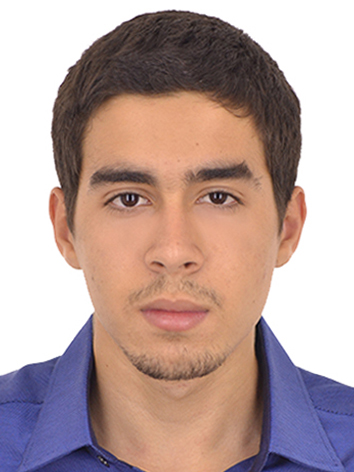
#> input picture img.jpg, 354 x 472 px
$ python colorSpaces.py
#> lines starting #> are read from the running program, lines starting #| are printed output that depends on the picture
import cv2 as cv
import numpy as np

# HSV: util para filtragem de cores (segmetação por cor)

img = cv.imread("img.jpg")
#> img is the input picture: shape (472, 354, 3); mean B, G, R 156.7, 160.8, 184.3
grayImg = cv.cvtColor(img, cv.COLOR_BGR2GRAY)
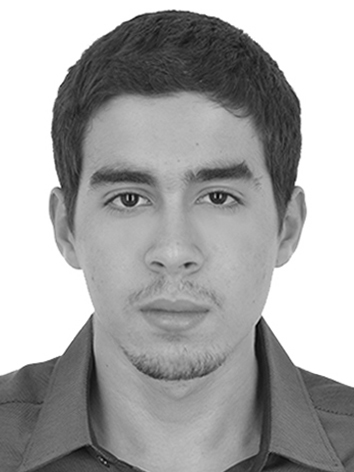
#> grayImg: shape (472, 354); min 0, max 255, mean 167.4
hsvImg = cv.cvtColor(img, cv.COLOR_BGR2HSV)
#> hsvImg: shape (472, 354, 3); mean H, S, V 26.5, 65.8, 192.3

B, G, R = img[280, 200]
#> B = 130; G = 161; R = 222
T = grayImg[280, 200]
#> T = 176

print(B, G, R)
#| 130 161 222
print(T)
#| 176

cv.imshow("Original", img)
cv.imshow("HSV", hsvImg)
cv.imshow("Hue channel", hsvImg[:, :, 0])
cv.imshow("Saturation channel", hsvImg[:, :, 1])
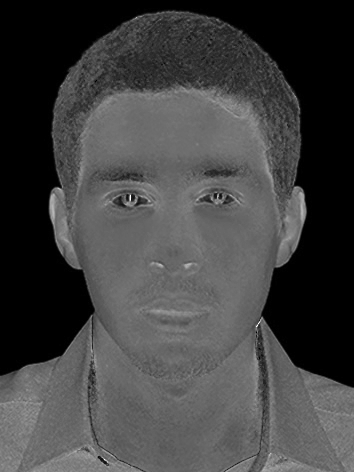
#> window 'Saturation channel': shape (472, 354); min 0, max 255, mean 65.8
cv.imshow("Value channel", hsvImg[:, :, 2])

cv.waitKey(0)
cv.destroyAllWindows()


cv.imshow("Red channel", img[:, :, 2])
cv.imshow("Green channel", img[:, :, 1])
cv.imshow("Blue channel", img[:, :, 0])
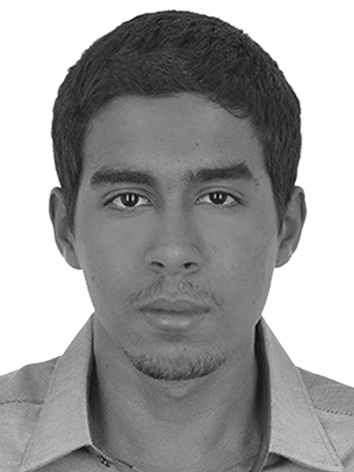
#> window 'Blue channel': shape (472, 354); min 0, max 255, mean 156.7

blueChannel, greenChannel, redChannel = cv.split(img)
cv.imshow("Blue amplified", cv.merge([blueChannel+100, greenChannel, redChannel]))
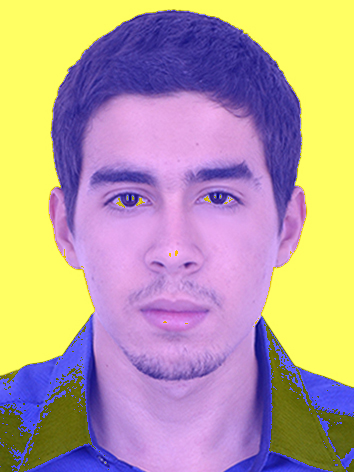
#> window 'Blue amplified': shape (472, 354, 3); mean B, G, R 156.1, 160.8, 184.3

cv.waitKey(0)
cv.destroyAllWindows()

zeros = np.zeros(img.shape[:2], dtype = "uint8")

cv.imshow("Only red", cv.merge([zeros, zeros, redChannel]))
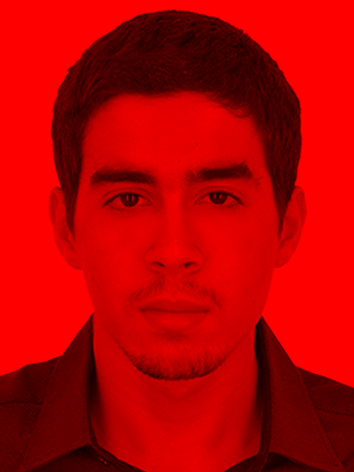
#> window 'Only red': shape (472, 354, 3); mean B, G, R 0, 0, 184.3
cv.imshow("Only green", cv.merge([zeros, greenChannel, zeros]))
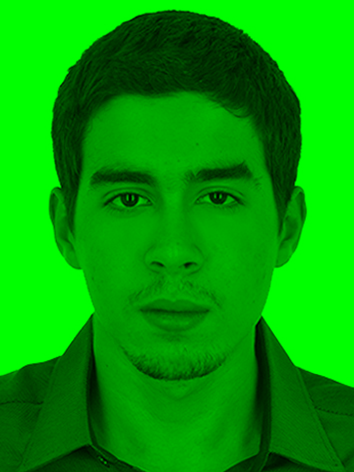
#> window 'Only green': shape (472, 354, 3); mean B, G, R 0, 160.8, 0
cv.imshow("Only blue", cv.merge([blueChannel, zeros, zeros]))
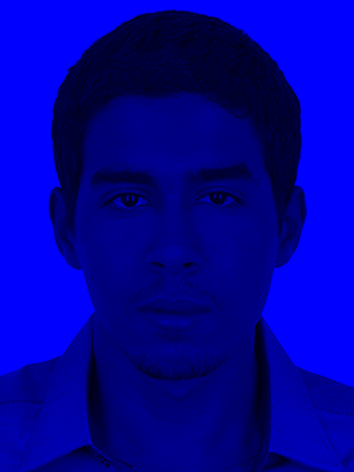
#> window 'Only blue': shape (472, 354, 3); mean B, G, R 156.7, 0, 0

cv.waitKey(0)
cv.destroyAllWindows()
